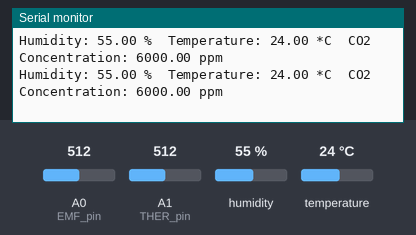
The sketch below on a simulated Arduino Uno, built with avr-gcc and run on an emulated ATmega328P. Parts: the last lines printed to the serial monitor. Inputs (shaded band) come from the test bench; at power-on: humidity 55 %, temperature 24 °C, A0 (EMF_pin) = 512, A1 (THER_pin) = 512.

Above: at 3.8 s.
3.9 s: humidity set to 22 %
At 5.8 s:
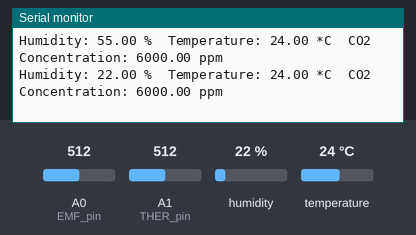
6.7 s: temperature set to 12 °C
At 7.9 s:
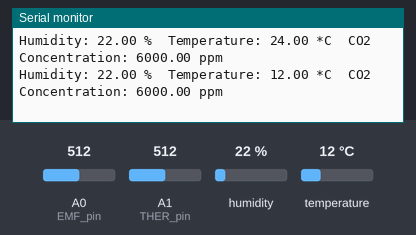
9.5 s: humidity set to 40 %
At 12.1 s:
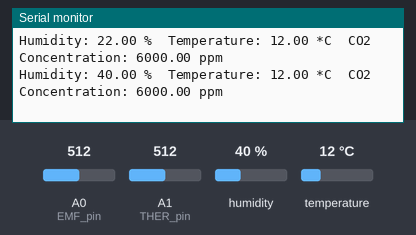
Timing chart, 0 to 13.6 s (numbered marks = the images above; inputs shaded):
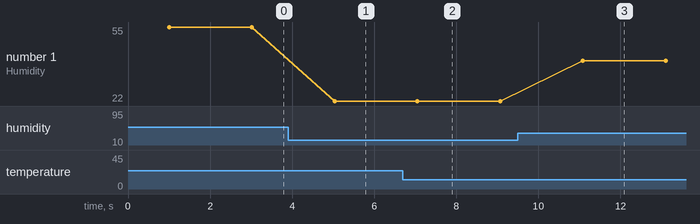

The sketch:

sensor.ino
```cpp
#include <DHT.h>

// DHT22 센서 설정
#define DHTPIN 2     // DHT22 데이터 핀
#define DHTTYPE DHT22
DHT dht(DHTPIN, DHTTYPE);

// RX-9 센서 핀 설정
#define EMF_pin A0  // RX-9 E, Analog, A0 of Arduino
#define THER_pin A1 // RX-9 T, Analog, A1 of Arduino

// RX-9 센서 관련 상수 및 변수 선언
const String VER = "RX-9_SAMPLE_CODE_WO_EEP_200312";
#define Base_line 432
const int32_t max_co2 = 6000;
int warm_up_time = 180;
unsigned long current_time = 0;
unsigned long prev_time = 0;
int set_time = 1;
#define averaging_count 10
float m_averaging_data[averaging_count + 1][2] = {0,};
float sum_data[2] = {0,};
float EMF = 0;
float THER = 0;
int averaged_count = 0;
float EMF_data = 0;
float THER_data = 0;
float THER_ini = 0;
unsigned int mcu_resol = 1024;
float mcu_adc = 5;
#define C1 0.00230088
#define C2 0.000224
#define C3 0.00000002113323296
float Resist_0 = 15;
bool status_sensor = 0;
float cal_A = 372.1;
float cal_B = 63.27;
float cal_B_offset = 1.0;
float co2_ppm = 0.0;
float co2_ppm_output = 0.0;
float DEDT = 1.0;
int ELTI = 0;
int upper_cut = 0;
int under_cut_count = 0;
int under_cut_cnt_value = 300;
float under_cut = 0.99;               // if co2_ppm shows lower than (Base_line * undercut), sensor do re-calculation
bool cal_A_LOCK = 0;

// 추가된 함수 선언
void ppm_cal();
void sensor_reset();
float EMF_max = 0;
float THER_max = 0;

void setup() {
  Serial.begin(9600);
  dht.begin();
  // RX-9 센서 초기화 코드는 여기에 추가
}

void loop() {
  // DHT22 센서에서 온습도 읽기
  float h = dht.readHumidity();
  float t = dht.readTemperature();

  // 오류 검사: NaN (not a number) 값을 반환하는 경우
  if (isnan(h) || isnan(t)) {
    Serial.println("Failed to read from DHT sensor!");
    return;
  }

  // RX-9 센서에서 CO2 농도 읽기 및 처리
  current_time = millis() / 1000;
  if (current_time - prev_time >= set_time) {
    warm_up_chk();
    ppm_cal();
    prev_time = current_time;
  } else {
    return;  // CO2 데이터가 준비되지 않았으면 데이터 전송을 건너뜁니다.
  }

  // 모든 센서 데이터를 하나의 문자열로 조합하여 시리얼 포트를 통해 전송
  Serial.print("Humidity: ");
  Serial.print(h);
  Serial.print(" %\tTemperature: ");
  Serial.print(t);
  Serial.print(" *C\tCO2 Concentration: ");
  Serial.print(co2_ppm_output);
  Serial.println(" ppm");

  delay(2000); // 2초 간격으로 데이터 읽기
}


// RX-9 데이터 처리 관련 함수들 (기존 코드에서 필요한 부분을 추출하여 사용)
void warm_up_chk() {
  if (current_time < warm_up_time) {
    status_sensor = 0;
  }
  else if (current_time >= warm_up_time && status_sensor == 0) {
    status_sensor = 1;
    sensor_reset();
  }
}

void ppm_cal() {
  /*
   * to calculate the concentration of CO2
   * 1. collet EMF(from E pin of RX-9) and THER(from T pin of RX-9)
   * 2. moving average to minimize noise
   * 3. calculate equation with EMF and THER
   * 4. limitate co2 value maximum and minimum
   * 5. if sensor shows too low co2 value, update the variant of calculation equation
   */
  EMF = analogRead(EMF_pin);
  EMF = EMF / mcu_resol; // 10 bits, Change the number if your MCU have other resolution
  EMF = EMF * mcu_adc;    // 5V     , Change the number if your MCU have other voltage
  EMF = EMF / 6;    //OPAMP   , Don't change!
  EMF = EMF * 1000; //V to mV conversion
  delay(1);
  THER = analogRead(THER_pin);
  THER = 1 / (C1 + C2 * log((Resist_0 * THER) / (mcu_resol - THER)) + C3 * pow(log((Resist_0 * THER) / (mcu_resol - THER)), 3)) - 273.15;
  delay(1);

  // Moving Average START --->
  m_averaging_data[averaged_count][0] = EMF;
  m_averaging_data[averaged_count][1] = THER;

  if (averaged_count < averaging_count) {
    averaged_count++;
  }
  else if (averaged_count >= averaging_count) {
    for (int i = 0; i < averaging_count; i++) {
      sum_data[0] = sum_data[0] + m_averaging_data[i][0]; //EMF
      sum_data[1] = sum_data[1] + m_averaging_data[i][1]; //THER
      for (int j = 0; j < 2; j++) {
        m_averaging_data[i][j] = m_averaging_data[i + 1][j];
      }
    }
    EMF_data = sum_data[0] / averaging_count;
    THER_data = sum_data[1] / averaging_count;

    sum_data[0] = 0;
    sum_data[1] = 0;
  }
  // <---Moving Average END

  // CO2 Concentratio Calculation START --->
  co2_ppm = pow(10, ((cal_A - (EMF_data + DEDT * (THER_ini - THER_data))) / (cal_B * cal_B_offset)));
  co2_ppm = co2_ppm * 100 / 100;
  // <--- CO2 Concentration Calculation END

  // CO2 ppm min, max regulation START-->
  if (co2_ppm > max_co2) {
    co2_ppm_output = max_co2;
  }
  else if (co2_ppm <= Base_line) {
    co2_ppm_output = Base_line;
  }
  else {
    co2_ppm_output = co2_ppm;
  }
  // <--- CO2 ppm min, max regulation END

  // CO2 ppm baseline update START -->
  if (co2_ppm <= Base_line * under_cut) {
    under_cut_count++;
    if (under_cut_count > under_cut_cnt_value) {
      under_cut_count = 0;
      sensor_reset();
    }
  }
  else {
    under_cut_count = 0;
  }
}

void sensor_reset() {
  /*
   *  센서의 상태가 정상상태인 경우
   *  센서의 출력값을 초기화시킴
   *  센서의 정상상태 판단 (Warm-up이 끝났을 것, DMG_REC()에서 판정하는 기준에 해당하지 않을 것)
   *
   *
   */
  if (cal_A_LOCK == 0) {
    THER_ini = THER_data;
    EMF_max = EMF_data;
    THER_max = THER_data;
    ELTI = 0;
    cal_A = EMF_data + log10(Base_line) * (cal_B * cal_B_offset);
  }
}

// RX-9 센서 데이터 처리와 관련된 나머지 함수들
// (기존 코드 참조 및 필요한 부분 추출)
```

Measured:
- after the input at 3.9 s, the serial monitor: prints a new line after 1.1 s (image 1)
- after the input at 6.7 s, the serial monitor: prints a new line after 0.35 s (image 2)
- after the input at 9.5 s, the serial monitor: prints a new line after 1.6 s (image 3)
- plotted number 1: 55 → 22 after the input at 3.9 s, 22 → 40 after the input at 9.5 s
